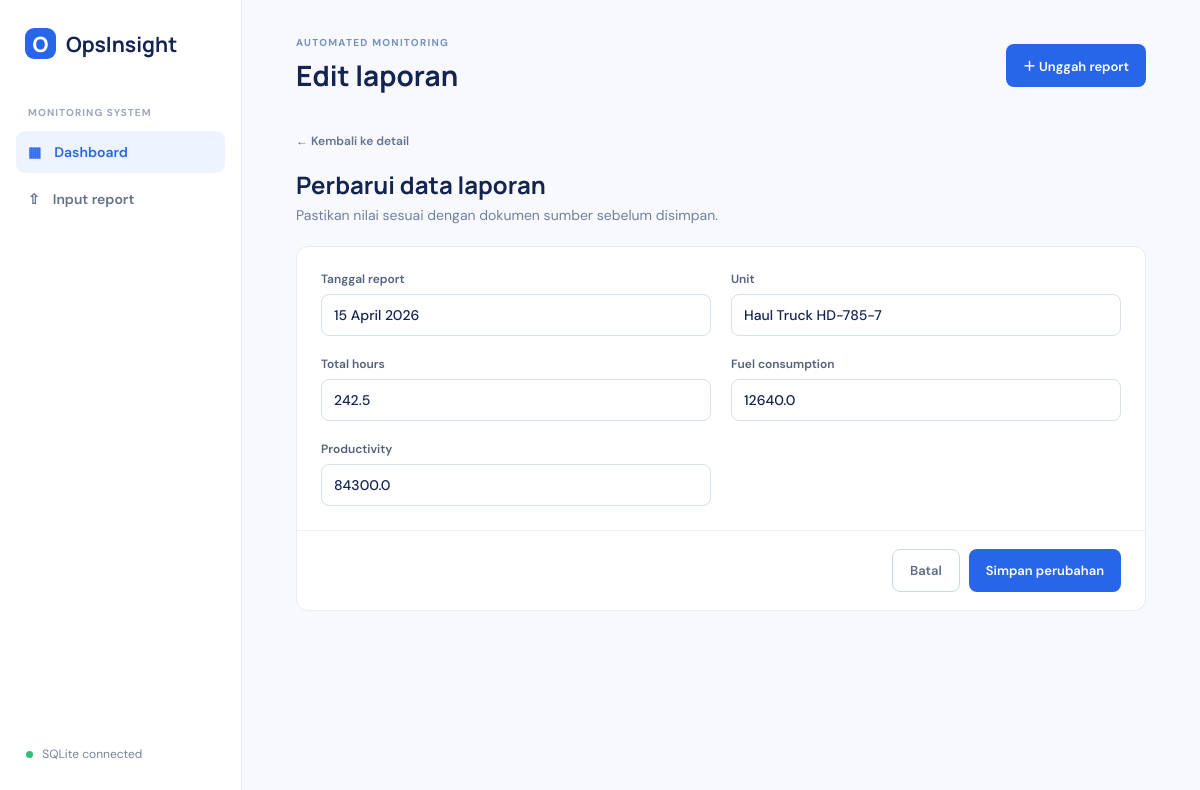
Page /reports/6/edit on the committed database.
### tables this page shows
CREATE TABLE reports (
          id INTEGER PRIMARY KEY AUTOINCREMENT,
          report_date TEXT NOT NULL,
          unit TEXT NOT NULL,
          total_hours REAL NOT NULL DEFAULT 0,
          fuel_consumption REAL NOT NULL DEFAULT 0,
          productivity REAL NOT NULL DEFAULT 0,
          source_file TEXT,
          created_at TEXT NOT NULL DEFAULT CURRENT_TIMESTAMP
        );

### app.py (the view, shortened to what this page needs)
@app.route("/reports/<int:report_id>/edit", methods=["GET", "POST"])
def edit_report(report_id):
    report = get_report_or_404(report_id)
    return render_template("report_edit.html", report=report)

### app.py (called while the page is built)
def get_db():
    if "db" not in g:
        g.db = sqlite3.connect(DB_PATH)
        g.db.row_factory = sqlite3.Row
    return g.db

def get_report_or_404(report_id: int):
    report = get_db().execute("SELECT * FROM reports WHERE id = ?", (report_id,)).fetchone()
    if report is None:
        abort(404)
    return report

### templates/report_edit.html (shortened to what this page needs)
{% extends 'base.html' %}
{% block heading %}Edit laporan{% endblock %}
{% block content %}
<section class="detail-header edit-heading">
  <div><a class="back-link" href="{{ url_for('view_report', report_id=report['id']) }}">← Kembali ke detail</a><h2>Perbarui data laporan</h2><p>Pastikan nilai sesuai dengan dokumen sumber sebelum disimpan.</p></div>
</section>
<form method="post" class="edit-card">
  <div class="form-grid">
    <label><span>Tanggal report</span><input name="report_date" value="{{ report['report_date'] }}" required></label>
    <label><span>Unit</span><input name="unit" value="{{ report['unit'] }}" required></label>
    <label><span>Total hours</span><input name="total_hours" inputmode="decimal" value="{{ report['total_hours'] }}" required></label>
    <label><span>Fuel consumption</span><input name="fuel_consumption" inputmode="decimal" value="{{ report['fuel_consumption'] }}" required></label>
    <label><span>Productivity</span><input name="productivity" inputmode="decimal" value="{{ report['productivity'] }}" required></label>
  </div>
  <div class="edit-footer"><a class="btn ghost" href="{{ url_for('view_report', report_id=report['id']) }}">Batal</a><button class="btn" type="submit">Simpan perubahan</button></div>
</form>
{% endblock %}

### static/style.css (style rules this page uses)
:root { --ink:#142452;--muted:#71809e;--line:#e7ebf3;--blue:#2866e9;--soft:#f6f8fc;--green:#25a86a }
* { box-sizing:border-box }
body { margin:0;background:#f7f9fd;color:var(--ink);font-family:'DM Sans',sans-serif }
h1,h2,h3,p { margin-top:0 }
h2 { font:700 21px Manrope;margin-bottom:8px }
.upload-link,.btn { background:var(--blue);color:#fff;border:0;border-radius:8px;padding:12px 17px;font:600 13px 'DM Sans';text-decoration:none;cursor:pointer }
.btn.ghost { background:#fff;border:1px solid #ced7e5;color:#5c6c87 }
.detail-header { display:flex;align-items:flex-end;justify-content:space-between;margin-bottom:22px }
.detail-header h2 { font-size:24px;margin:18px 0 5px }
.detail-header p { margin:0;color:var(--muted);font-size:14px }
.back-link { color:#64738e;text-decoration:none;font-size:12px;font-weight:600 }
.detail-grid article,.record-card,.edit-card { background:#fff;border:1px solid var(--line);border-radius:12px }
.edit-heading { align-items:flex-start }
.edit-card { max-width:850px }
.form-grid { display:grid;grid-template-columns:1fr 1fr;gap:20px;padding:24px }
.form-grid label { display:grid;gap:7px }
.form-grid label span { color:#53617a;font-size:12px;font-weight:600 }
.form-grid input { width:100%;border:1px solid #d8e0eb;border-radius:8px;padding:11px 12px;color:var(--ink);font:500 14px 'DM Sans';outline:none }
.edit-footer { display:flex;justify-content:flex-end;gap:9px;padding:18px 24px;border-top:1px solid #edf0f5 }

### rows in the picture
reports: report_date "15 April 2026", unit "Haul Truck HD-785-7", total_hours "242.5", fuel_consumption "12640.0", productivity "84300.0"
